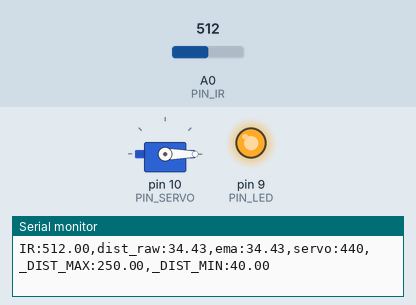
This sketch was run on a simulated Arduino Uno, built with avr-gcc and run on an emulated ATmega328P. Shown: servo, output pins drawn as LEDs (lit = HIGH), the last lines printed to the serial monitor. The inputs (shaded band) are chosen by the test bench; at power-on: A0 (PIN_IR) = 512.

Above: at 1.2 s.
1.3 s: A0 (PIN_IR) set to 306
At 1.8 s:
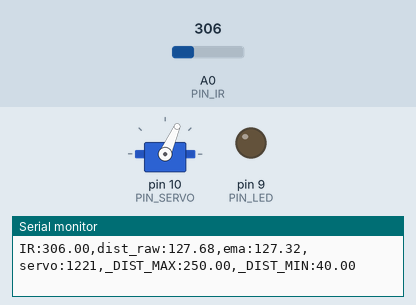
2.8 s: A0 (PIN_IR) set to 240
At 4.0 s:
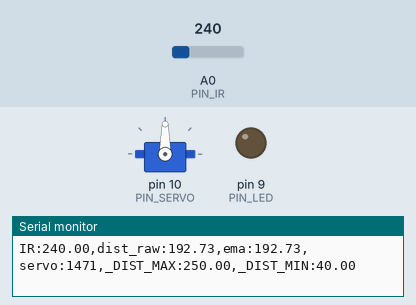
4.3 s: A0 (PIN_IR) set to 122
At 5.4 s:
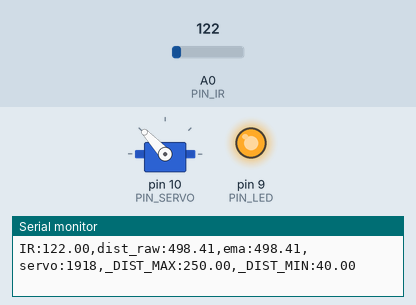
5.8 s: A0 (PIN_IR) set to 30
At 6.5 s:
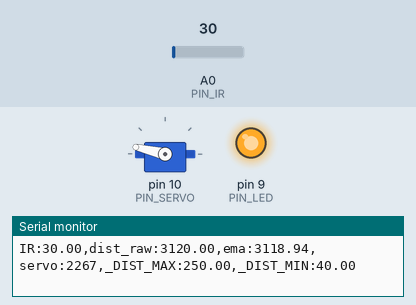
7.3 s: A0 (PIN_IR) set to 511
At 7.6 s:
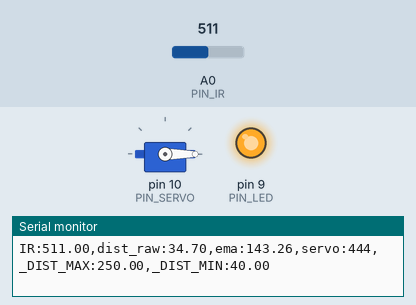
Timing chart, 0 to 9.8 s (numbered marks = the images above; inputs shaded):
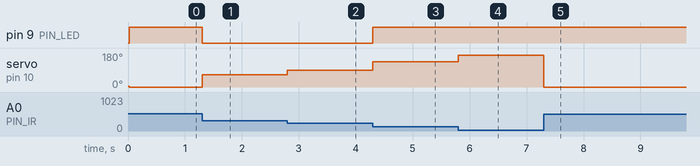

The sketch:

17P08.ino
```cpp
#include <Servo.h>

// Arduino pin assignment
#define PIN_IR    A0         // IR 센서 연결 핀 (A0)
#define PIN_LED   9          // LED 연결 핀
#define PIN_SERVO 10         // 서보 모터 연결 핀

// 서보 제어 각도와 거리 범위 정의
#define _DUTY_MIN 600       // 서보 최소 각도에 해당하는 펄스 폭 (0도)
#define _DUTY_MAX 2400      // 서보 최대 각도에 해당하는 펄스 폭 (180도)
#define _DIST_MIN  40.0    // 최소 거리 (10cm)
#define _DIST_MAX  250.0    // 최대 거리 (25cm)

#define EMA_ALPHA  0.2       // EMA 필터의 알파 값 (조정 가능)
#define INTERVAL 20          // 루프 주기 (20밀리초 이상 유지)

Servo myservo;
unsigned long last_loop_time = 0;

float dist_prev = _DIST_MIN; // 이전 거리 값을 저장
float dist_ema = _DIST_MIN;  // EMA 필터로 평활화된 거리 값

void setup()
{
  pinMode(PIN_LED, OUTPUT);        // LED 핀을 출력 모드로 설정
  myservo.attach(PIN_SERVO);       // 서보 모터 핀 연결
  myservo.writeMicroseconds(_DUTY_MIN);  // 서보 모터를 초기 위치(0도)로 설정

  Serial.begin(1000000);           // 시리얼 통신 시작 (속도: 1000000)
}

void loop()
{
  unsigned long time_curr = millis();
  float a_value, dist_raw;
  int duty;

  // 일정 시간(INTERVAL)마다 코드 실행
  if (time_curr < (last_loop_time + INTERVAL))
    return;
  last_loop_time += INTERVAL;

  // A0 핀에서 IR 센서 값 읽기
  a_value = analogRead(PIN_IR);

  // IR 센서 값을 거리(mm)로 변환
  dist_raw = (6762.0 / (a_value - 9.0) - 4.0) * 10.0 - 60.0;

  // 범위 필터: 거리 값이 설정된 범위 내에 있을 때만 LED 켜기
  if (dist_raw >= _DIST_MIN && dist_raw <= _DIST_MAX) {
    digitalWrite(PIN_LED, LOW);   // 거리 범위 내에 있을 때 LED 켜기
  } else {
    digitalWrite(PIN_LED, HIGH);    // 거리 범위 밖일 때 LED 끄기
  }

  // EMA 필터 적용하여 거리 값 평활화
  dist_ema = EMA_ALPHA * dist_raw + (1 - EMA_ALPHA) * dist_prev;
  dist_prev = dist_ema;

  // 거리 값을 서보 각도로 변환 (0~180도) - 직접 계산으로 map() 대체
  double x = ( (470 - a_value) * 1023 ) / 270;
  duty = ( (_DUTY_MAX - _DUTY_MIN) / 1023 ) * x + _DUTY_MIN;

  // 서보 위치 설정
  myservo.writeMicroseconds(duty);

  // 시리얼 모니터 출력 (시리얼 플로터용 포맷)
  Serial.print("IR:");          Serial.print(a_value);   // 원본 IR 센서 값
  Serial.print(",dist_raw:");   Serial.print(dist_raw);  // 변환된 원본 거리 값
  Serial.print(",ema:");        Serial.print(dist_ema);  // 필터링된 거리 값
  Serial.print(",servo:");      Serial.print(duty);      // 서보 제어 펄스 폭
  Serial.print(",_DIST_MAX:");   Serial.print(_DIST_MAX);
  Serial.print(",_DIST_MIN:");   Serial.print(_DIST_MIN);
  Serial.println("");
}
```

Measured:
- after the input at 1.3 s, pin 9 (PIN_LED): HIGH → LOW at once; servo on pin 10 (PIN_SERVO): 0° → 66° at once
- after the input at 2.8 s, servo on pin 10 (PIN_SERVO): 66° → 90° at once
- after the input at 4.3 s, pin 9 (PIN_LED): LOW → HIGH at once; servo on pin 10 (PIN_SERVO): 90° → 133° at once
- after the input at 5.8 s, servo on pin 10 (PIN_SERVO): 133° → 167° at once
- after the input at 7.3 s, servo on pin 10 (PIN_SERVO): 167° → 0° at once
